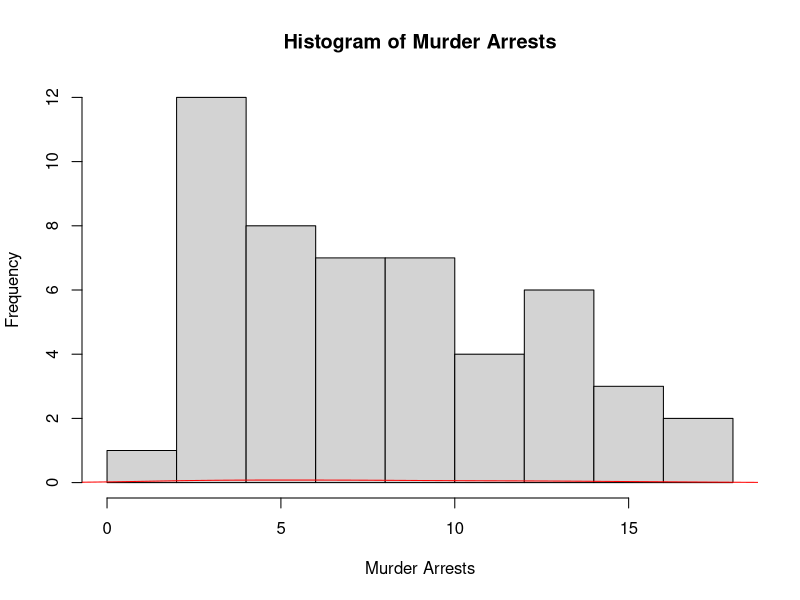
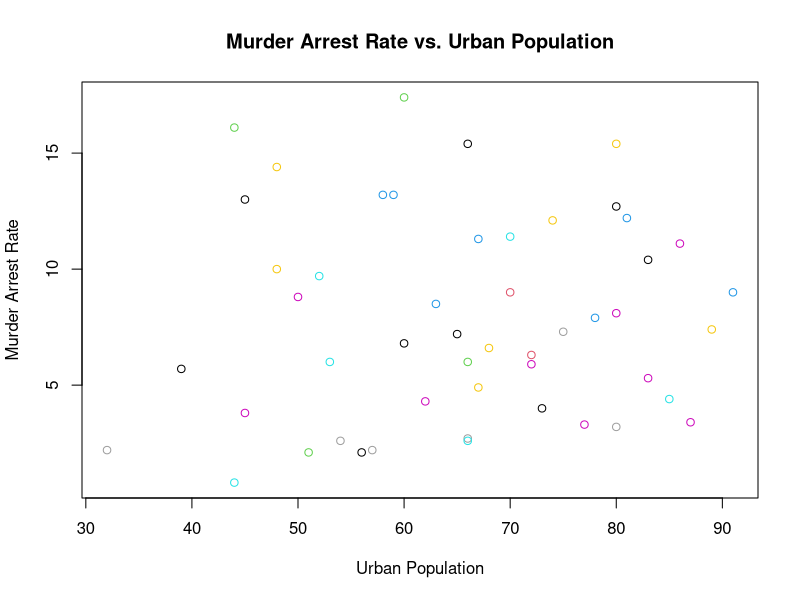
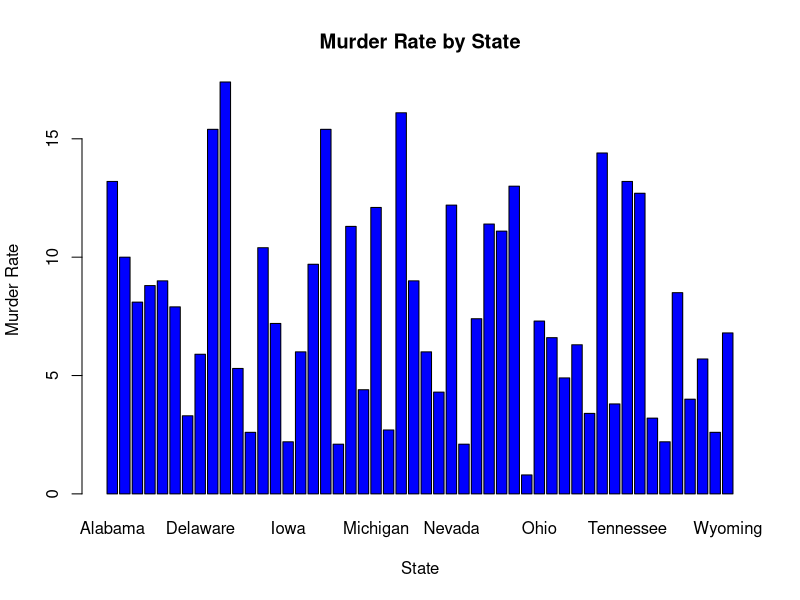

These figures' R source, in order:
data("USArrests")
print("Summary of Data Set:")
str(USArrests)
summary(USArrests)
largest_rape_state <- rownames(USArrests)[which.max(USArrests$Rape)]
cat("State with the largest total number of rape:", largest_rape_state, "\n")
max_murder_state <- rownames(USArrests)[which.max(USArrests$Murder)]
min_murder_state <- rownames(USArrests)[which.min(USArrests$Murder)]
cat("State with max murder rate:", max_murder_state, "\n")
cat("State with min murder rate:", min_murder_state, "\n")
correlation_matrix <- cor(USArrests)
print("Correlation Matrix:")
print(correlation_matrix)
median_assault <- median(USArrests$Assault)
states_above_median_assault <- rownames(USArrests)[USArrests$Assault > median_assault]
cat("States with assault arrests more than median:", states_above_median_assault, "\n")
murder_percentile <- quantile(USArrests$Murder, 0.25)
states_bottom_25_murder <- rownames(USArrests)[USArrests$Murder < murder_percentile]
cat("States in the bottom 25% of murder:", states_bottom_25_murder, "\n")
hist(USArrests$Murder, main = "Histogram of Murder Arrests", xlab = "Murder Arrests")
lines(density(USArrests$Murder), col = "red")
plot(USArrests$UrbanPop, USArrests$Murder, main = "Murder Arrest Rate vs. Urban Population",
     xlab = "Urban Population", ylab = "Murder Arrest Rate", col = USArrests$Assault)
barplot(USArrests$Murder, names.arg = rownames(USArrests), main = "Murder Rate by State",
        xlab = "State", ylab = "Murder Rate", col = "blue")